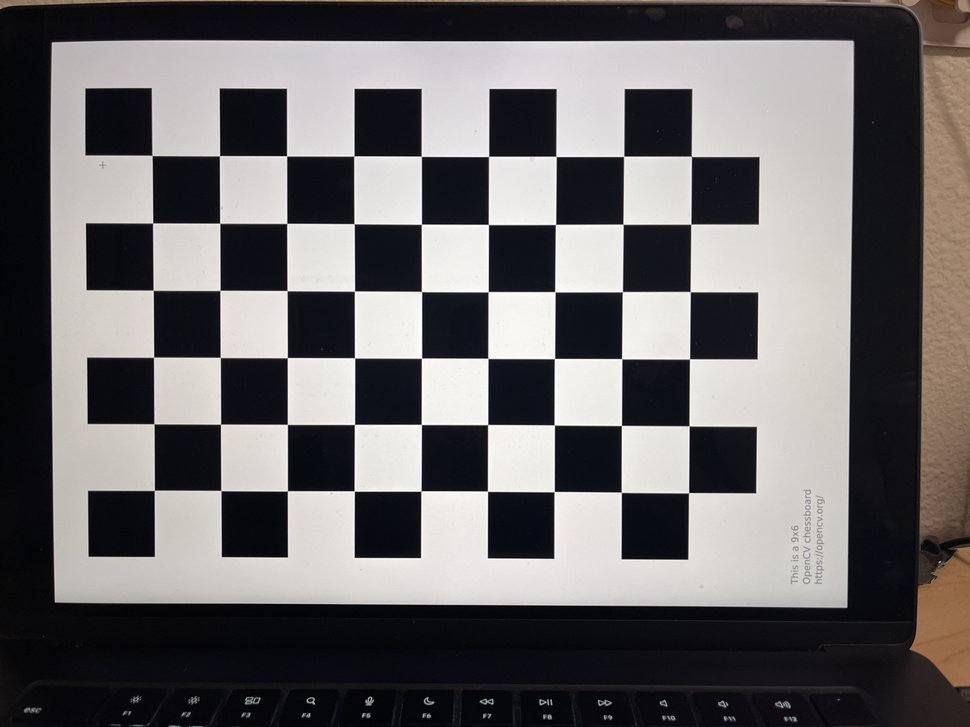
#> input picture image_data/chessboard_test_images/6x9_image_iphone13.jpg, 970 x 727 px, shrunk from 4032 x 3024 before the run; its folder holds only this picture in this run
$ python get_cam_matrix.py
#> lines starting #> are read from the running program, lines starting #| are printed output that depends on the picture; after the words box and inside, x2 and y2 are one past the last pixel; in counts of white or black regions, pixels touching at a corner belong together; long printed decimals are rounded
import numpy as np
import cv2 as cv
import glob

# termination criteria
criteria = (cv.TERM_CRITERIA_EPS + cv.TERM_CRITERIA_MAX_ITER, 30, 0.001)

# prepare object points, like (0,0,0), (1,0,0), (2,0,0) ....,(6,5,0)
objp = np.zeros((6*9,3), np.float32)
objp[:,:2] = np.mgrid[0:9,0:6].T.reshape(-1,2)
print(objp)

# Arrays to store object points and image points from all the images.
objpoints = [] # 3d point in real world space
imgpoints = [] # 2d points in image plane.

images = glob.glob('image_data/chessboard_test_images/*.jpg')

for fname in images:
    img = cv.imread(fname)
#> img is the input picture: shape (727, 970, 3); mean B, G, R 104.4, 103.7, 106.5
    gray = cv.cvtColor(img, cv.COLOR_BGR2GRAY)
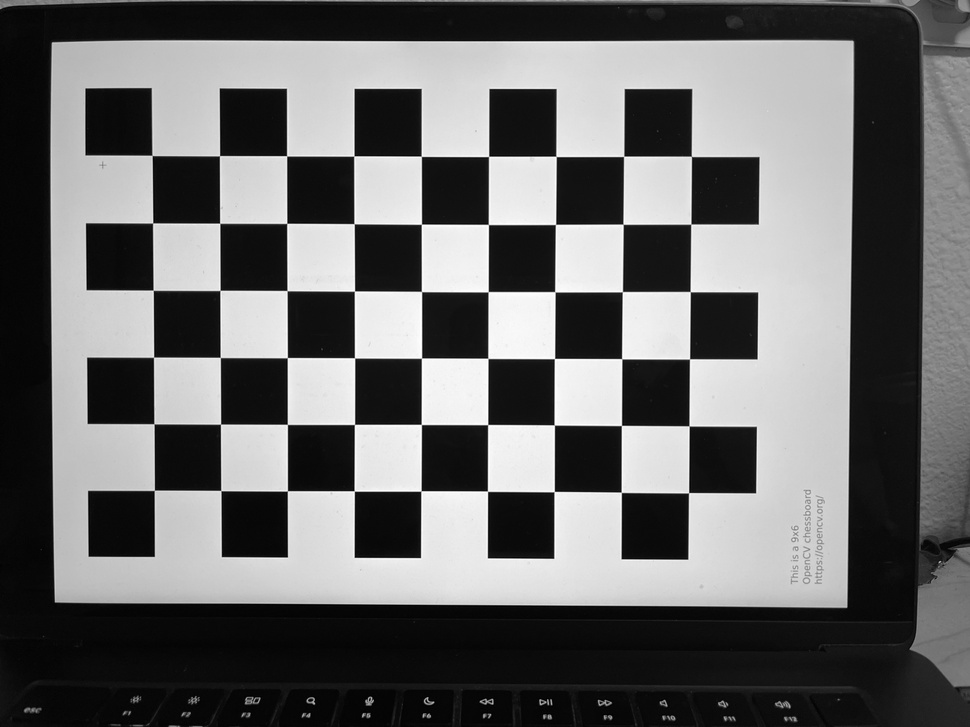
#> gray: shape (727, 970); min 0, max 255, mean 104.6

    # Find the chess board corners
    ret, corners = cv.findChessboardCorners(gray, (9,6), None)
#> ret = True; corners = 54 rows, first 8: [152.1, 155.4], [219.5, 155.7], [286.6, 155.8], [353.9, 156], [421.3, 156.3], [488.6, 156.4], [556, 156.4], [623.7, 156.3]

    # If found, add object points, image points (after refining them)
    if ret == True:
        objpoints.append(objp)

        corners2 = cv.cornerSubPix(gray,corners, (11,11), (-1,-1), criteria)
#> corners2 = 54 rows, first 8: [152, 155.4], [219.5, 155.7], [286.6, 155.8], [353.8, 156], [421.3, 156.3], [488.6, 156.4], [556.1, 156.4], [623.7, 156.3]
        imgpoints.append(corners2)

        # Draw and display the corners
        cv.drawChessboardCorners(img, (9,6), corners2, ret)
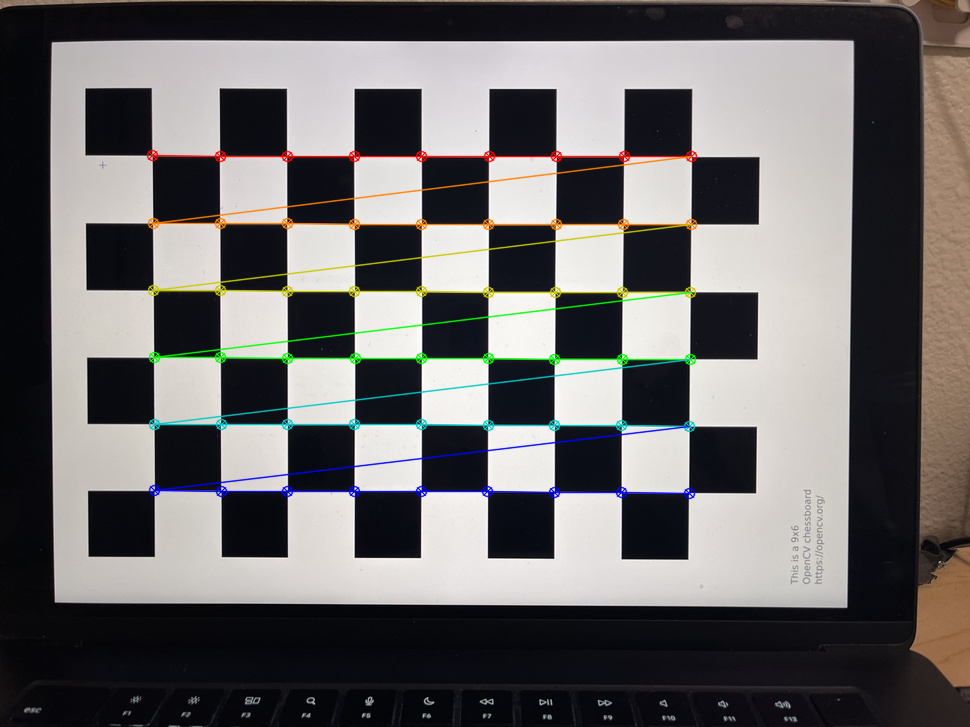
#> img: shape (727, 970, 3); 3.12% of pixels changed, all inside (x1, y1, x2, y2) = (146, 149, 698, 500)
        cv.imshow('img', img)
        cv.waitKey()

        ret, mtx, dist, rvecs, tvecs = cv.calibrateCamera(objpoints, imgpoints, gray.shape[::-1], None, None)
#> ret = 0.0674; mtx = [[800.6, 0, 480.5], [0, 799.8, 354.4], [0, 0, 1]]; dist = [[0.231, -1.69, -0.000821, 0.000158, 3.93]]; rvecs = ([0.02, 0.00731, 0.00304],); tvecs = ([-4.88, -2.96, 12.03],)
        print("mtx:", mtx)
#| mtx: [[800.608   0.         480.472]
#|  [  0.         799.810 354.372]
#|  [  0.           0.           1.        ]]
        print("dist:", dist)
#| dist: [[ 2.31144313e-01 -1.68861118e+00 -8.20888491e-04  1.57710641e-04
#|    3.92870475e+00]]
        h,  w = img.shape[:2]
#> h = 727; w = 970
        newcameramtx, roi = cv.getOptimalNewCameraMatrix(mtx, dist, (w,h), 1, (w,h))
#> newcameramtx = [[831, 0, 481.5], [0, 808, 354.1], [0, 0, 1]]; roi = (71, 56, 818, 600)

        # undistort
        dst = cv.undistort(img, mtx, dist, None, newcameramtx)
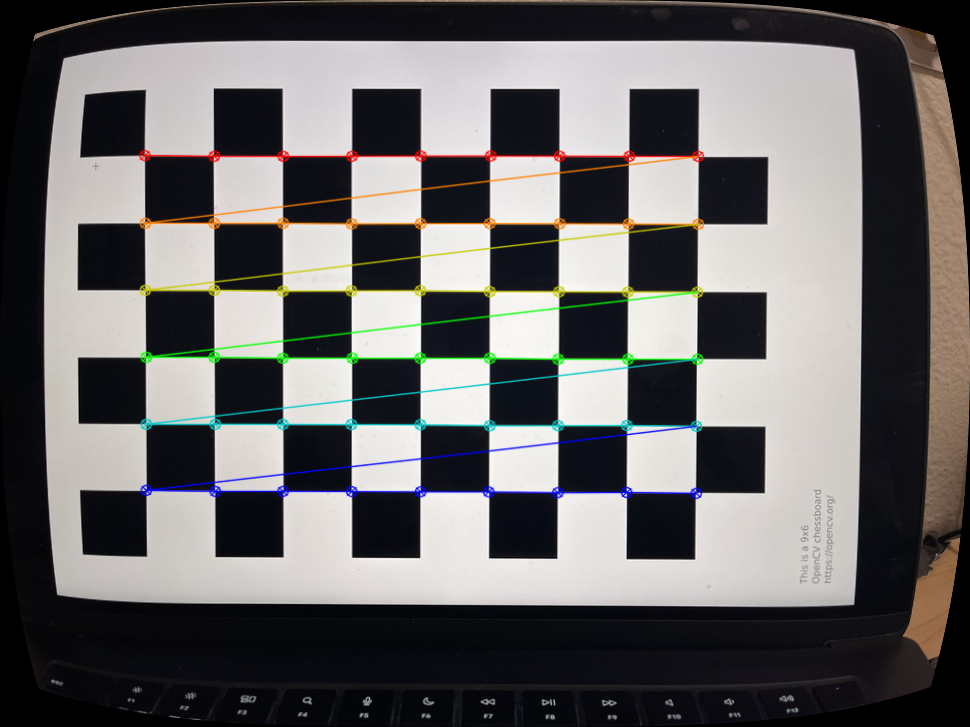
#> dst: shape (727, 970, 3); mean B, G, R 102.2, 102.2, 104.1

        # crop the image
        x, y, w, h = roi
#> x = 71; y = 56; w = 818; h = 600
        dst = dst[y:y+h, x:x+w]
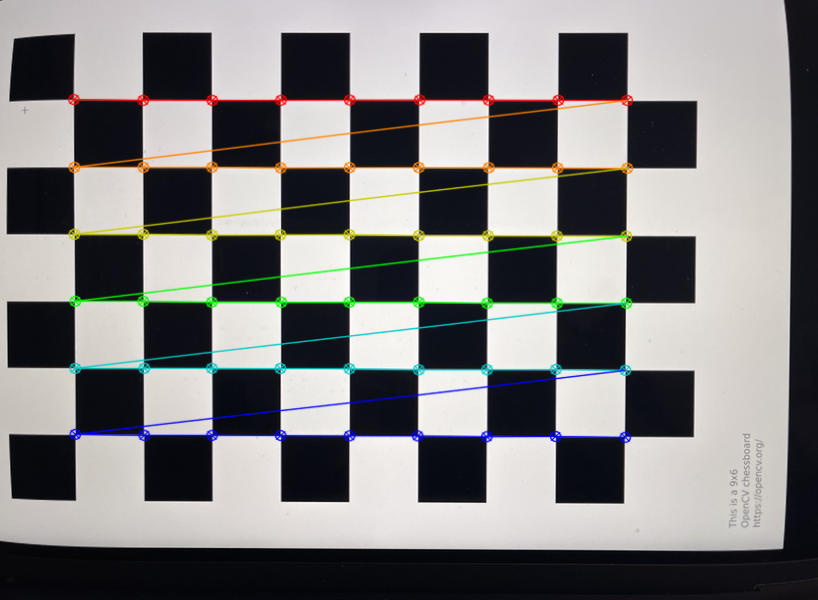
#> dst: shape (600, 818, 3); mean B, G, R 128.1, 128.2, 129.1
        cv.imshow('calibresult', dst)
        cv.waitKey()


cv.destroyAllWindows()
